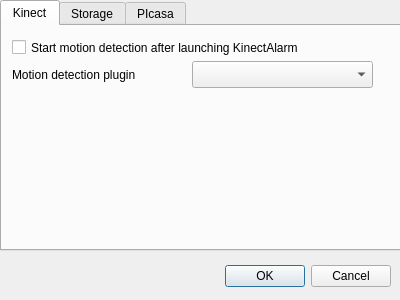
<?xml version="1.0" encoding="UTF-8"?>
<ui version="4.0">
 <class>SettingsDialog</class>
 <widget class="QDialog" name="SettingsDialog">
  <property name="geometry">
   <rect>
    <x>0</x>
    <y>0</y>
    <width>400</width>
    <height>300</height>
   </rect>
  </property>
  <property name="sizePolicy">
   <sizepolicy hsizetype="Fixed" vsizetype="Fixed">
    <horstretch>0</horstretch>
    <verstretch>0</verstretch>
   </sizepolicy>
  </property>
  <property name="windowTitle">
   <string>Dialog</string>
  </property>
  <widget class="QTabWidget" name="tabWidget">
   <property name="geometry">
    <rect>
     <x>0</x>
     <y>0</y>
     <width>401</width>
     <height>251</height>
    </rect>
   </property>
   <property name="currentIndex">
    <number>0</number>
   </property>
   <widget class="QWidget" name="kinectSettings">
    <property name="accessibleName">
     <string/>
    </property>
    <attribute name="title">
     <string>Kinect</string>
    </attribute>
    <widget class="QCheckBox" name="launchKinectAfterStart">
     <property name="geometry">
      <rect>
       <x>10</x>
       <y>10</y>
       <width>371</width>
       <height>23</height>
      </rect>
     </property>
     <property name="text">
      <string>Start motion detection after launching KinectAlarm</string>
     </property>
    </widget>
    <widget class="QComboBox" name="pluginComboBox">
     <property name="geometry">
      <rect>
       <x>190</x>
       <y>35</y>
       <width>181</width>
       <height>27</height>
      </rect>
     </property>
    </widget>
    <widget class="QLabel" name="label_6">
     <property name="geometry">
      <rect>
       <x>10</x>
       <y>40</y>
       <width>171</width>
       <height>17</height>
      </rect>
     </property>
     <property name="text">
      <string>Motion detection plugin</string>
     </property>
    </widget>
   </widget>
   <widget class="QWidget" name="storageSettings">
    <attribute name="title">
     <string>Storage</string>
    </attribute>
    <widget class="QCheckBox" name="storageActive">
     <property name="geometry">
      <rect>
       <x>10</x>
       <y>10</y>
       <width>121</width>
       <height>23</height>
      </rect>
     </property>
     <property name="text">
      <string>Active Storage</string>
     </property>
    </widget>
    <widget class="QLineEdit" name="path">
     <property name="enabled">
      <bool>false</bool>
     </property>
     <property name="geometry">
      <rect>
       <x>10</x>
       <y>60</y>
       <width>281</width>
       <height>27</height>
      </rect>
     </property>
    </widget>
    <widget class="QLabel" name="label">
     <property name="enabled">
      <bool>false</bool>
     </property>
     <property name="geometry">
      <rect>
       <x>10</x>
       <y>40</y>
       <width>91</width>
       <height>17</height>
      </rect>
     </property>
     <property name="toolTip">
      <string>Place for storing images</string>
     </property>
     <property name="text">
      <string>Images path</string>
     </property>
    </widget>
    <widget class="QPushButton" name="pathChooser">
     <property name="enabled">
      <bool>false</bool>
     </property>
     <property name="geometry">
      <rect>
       <x>300</x>
       <y>60</y>
       <width>92</width>
       <height>28</height>
      </rect>
     </property>
     <property name="text">
      <string>Directory</string>
     </property>
    </widget>
    <widget class="QLabel" name="label_2">
     <property name="enabled">
      <bool>false</bool>
     </property>
     <property name="geometry">
      <rect>
       <x>10</x>
       <y>100</y>
       <width>161</width>
       <height>17</height>
      </rect>
     </property>
     <property name="text">
      <string>Save first image after</string>
     </property>
    </widget>
    <widget class="QSpinBox" name="firstImageSpinBox">
     <property name="enabled">
      <bool>false</bool>
     </property>
     <property name="geometry">
      <rect>
       <x>180</x>
       <y>95</y>
       <width>81</width>
       <height>27</height>
      </rect>
     </property>
     <property name="alignment">
      <set>Qt::AlignRight|Qt::AlignTrailing|Qt::AlignVCenter</set>
     </property>
     <property name="minimum">
      <number>100</number>
     </property>
     <property name="maximum">
      <number>1000</number>
     </property>
     <property name="singleStep">
      <number>50</number>
     </property>
    </widget>
    <widget class="QLabel" name="label_3">
     <property name="enabled">
      <bool>false</bool>
     </property>
     <property name="geometry">
      <rect>
       <x>270</x>
       <y>100</y>
       <width>64</width>
       <height>17</height>
      </rect>
     </property>
     <property name="text">
      <string>msec</string>
     </property>
    </widget>
    <widget class="QLabel" name="label_4">
     <property name="enabled">
      <bool>false</bool>
     </property>
     <property name="geometry">
      <rect>
       <x>10</x>
       <y>135</y>
       <width>171</width>
       <height>17</height>
      </rect>
     </property>
     <property name="text">
      <string>Save next images after</string>
     </property>
    </widget>
    <widget class="QLabel" name="label_5">
     <property name="enabled">
      <bool>false</bool>
     </property>
     <property name="geometry">
      <rect>
       <x>270</x>
       <y>135</y>
       <width>64</width>
       <height>17</height>
      </rect>
     </property>
     <property name="text">
      <string>sec</string>
     </property>
    </widget>
    <widget class="QDoubleSpinBox" name="nextImageSpinBox">
     <property name="enabled">
      <bool>false</bool>
     </property>
     <property name="geometry">
      <rect>
       <x>180</x>
       <y>130</y>
       <width>81</width>
       <height>27</height>
      </rect>
     </property>
     <property name="alignment">
      <set>Qt::AlignRight|Qt::AlignTrailing|Qt::AlignVCenter</set>
     </property>
     <property name="decimals">
      <number>1</number>
     </property>
     <property name="minimum">
      <double>0.500000000000000</double>
     </property>
     <property name="maximum">
      <double>30.000000000000000</double>
     </property>
     <property name="singleStep">
      <double>0.500000000000000</double>
     </property>
     <property name="value">
      <double>1.000000000000000</double>
     </property>
    </widget>
   </widget>
   <widget class="QWidget" name="picasaSettings">
    <attribute name="title">
     <string>PIcasa</string>
    </attribute>
    <widget class="QCheckBox" name="picasaStorageActive">
     <property name="geometry">
      <rect>
       <x>10</x>
       <y>10</y>
       <width>121</width>
       <height>23</height>
      </rect>
     </property>
     <property name="whatsThis">
      <string>Activate possibility to store images on Picasa service</string>
     </property>
     <property name="text">
      <string>Active Picasa</string>
     </property>
    </widget>
    <widget class="QLineEdit" name="picasaLogin">
     <property name="enabled">
      <bool>false</bool>
     </property>
     <property name="geometry">
      <rect>
       <x>100</x>
       <y>30</y>
       <width>161</width>
       <height>27</height>
      </rect>
     </property>
    </widget>
    <widget class="QLabel" name="label_7">
     <property name="enabled">
      <bool>false</bool>
     </property>
     <property name="geometry">
      <rect>
       <x>10</x>
       <y>40</y>
       <width>64</width>
       <height>17</height>
      </rect>
     </property>
     <property name="text">
      <string>Login</string>
     </property>
    </widget>
    <widget class="QLabel" name="label_8">
     <property name="enabled">
      <bool>false</bool>
     </property>
     <property name="geometry">
      <rect>
       <x>10</x>
       <y>70</y>
       <width>71</width>
       <height>17</height>
      </rect>
     </property>
     <property name="text">
      <string>Password</string>
     </property>
    </widget>
    <widget class="QLabel" name="label_9">
     <property name="enabled">
      <bool>false</bool>
     </property>
     <property name="geometry">
      <rect>
       <x>270</x>
       <y>150</y>
       <width>64</width>
       <height>17</height>
      </rect>
     </property>
     <property name="text">
      <string>sec</string>
     </property>
    </widget>
    <widget class="QLabel" name="label_10">
     <property name="enabled">
      <bool>false</bool>
     </property>
     <property name="geometry">
      <rect>
       <x>270</x>
       <y>115</y>
       <width>64</width>
       <height>17</height>
      </rect>
     </property>
     <property name="text">
      <string>msec</string>
     </property>
    </widget>
    <widget class="QLabel" name="label_11">
     <property name="enabled">
      <bool>false</bool>
     </property>
     <property name="geometry">
      <rect>
       <x>10</x>
       <y>115</y>
       <width>161</width>
       <height>17</height>
      </rect>
     </property>
     <property name="text">
      <string>Save first image after</string>
     </property>
    </widget>
    <widget class="QSpinBox" name="picasaFirstImageSpinBox">
     <property name="enabled">
      <bool>false</bool>
     </property>
     <property name="geometry">
      <rect>
       <x>180</x>
       <y>110</y>
       <width>81</width>
       <height>27</height>
      </rect>
     </property>
     <property name="alignment">
      <set>Qt::AlignRight|Qt::AlignTrailing|Qt::AlignVCenter</set>
     </property>
     <property name="minimum">
      <number>100</number>
     </property>
     <property name="maximum">
      <number>1000</number>
     </property>
     <property name="singleStep">
      <number>50</number>
     </property>
    </widget>
    <widget class="QDoubleSpinBox" name="picasaNextImageSpinBox">
     <property name="enabled">
      <bool>false</bool>
     </property>
     <property name="geometry">
      <rect>
       <x>180</x>
       <y>145</y>
       <width>81</width>
       <height>27</height>
      </rect>
     </property>
     <property name="alignment">
      <set>Qt::AlignRight|Qt::AlignTrailing|Qt::AlignVCenter</set>
     </property>
     <property name="decimals">
      <number>1</number>
     </property>
     <property name="minimum">
      <double>5.000000000000000</double>
     </property>
     <property name="maximum">
      <double>60.000000000000000</double>
     </property>
     <property name="singleStep">
      <double>0.500000000000000</double>
     </property>
     <property name="value">
      <double>5.000000000000000</double>
     </property>
    </widget>
    <widget class="QLabel" name="label_12">
     <property name="enabled">
      <bool>false</bool>
     </property>
     <property name="geometry">
      <rect>
       <x>10</x>
       <y>150</y>
       <width>171</width>
       <height>17</height>
      </rect>
     </property>
     <property name="text">
      <string>Save next images after</string>
     </property>
    </widget>
    <widget class="QLineEdit" name="picasaPassword">
     <property name="enabled">
      <bool>false</bool>
     </property>
     <property name="geometry">
      <rect>
       <x>100</x>
       <y>60</y>
       <width>161</width>
       <height>27</height>
      </rect>
     </property>
     <property name="echoMode">
      <enum>QLineEdit::Password</enum>
     </property>
    </widget>
   </widget>
  </widget>
  <widget class="QDialogButtonBox" name="buttonBox">
   <property name="geometry">
    <rect>
     <x>130</x>
     <y>260</y>
     <width>261</width>
     <height>33</height>
    </rect>
   </property>
   <property name="standardButtons">
    <set>QDialogButtonBox::Cancel|QDialogButtonBox::Ok</set>
   </property>
  </widget>
 </widget>
 <resources/>
 <connections/>
</ui>
